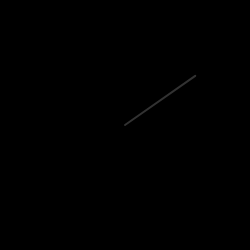
Frame 1 (no input)
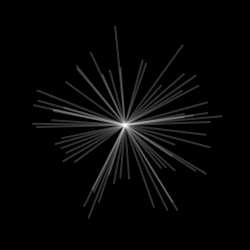
Frame 60 (no input)
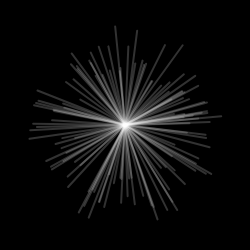
Frame 120 (the mouse pressed at the canvas centre since frame 60)

The p5.js sketch that drew these frames (run headless with seeded random() and noise() and a simulated clock; from frame 60 on, the mouse is pressed at the canvas centre):

// p5.js sketch
// ── sketch.js
function setup() {
  createCanvas(250, 250)  
  background(0)
}

function draw() {

  translate(width/2, height/2)

  // let v = createVector(random(-100, 100), random(-100, 100))
  v = p5.Vector.random2D()
  v.mult(random(50, 100))

  strokeWeight(2)
  stroke(255, 50)
  line(0, 0, v.x, v.y)
}
